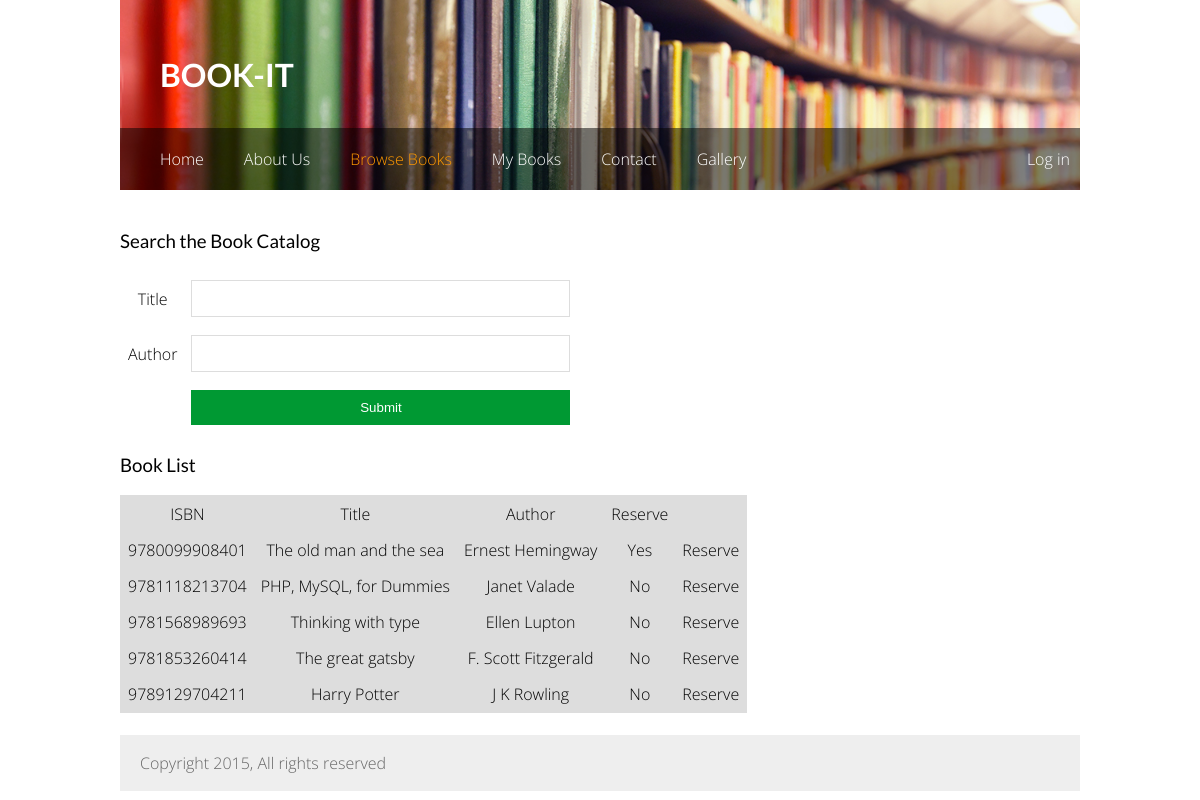
Screenshot of /browse.php with the database file from the repository.
### tables this page shows
CREATE TABLE `Book` (
  `Title` varchar(255) DEFAULT NULL,
  `ISBN` char(13) NOT NULL,
  `Number of pages` int(11) DEFAULT NULL,
  `Edition number` int(11) DEFAULT NULL,
  `Publisher` varchar(100) DEFAULT NULL,
  `Publishing year` int(11) DEFAULT NULL,
  `Author` varchar(60) NOT NULL,
  `Reserved` tinyint(1) NOT NULL,
  `onloan` tinyint(1) NOT NULL
);

### config.php (called while the page is built, shortened)
<?php
$url = $_SERVER['REQUEST_URI'];
$strings = explode('/', $url);
$current_page = end($strings);
?>

### browse.php (the view, shortened to what this page needs)
<?php
    include("config.php");
    include("header.php");
?>
    <body>
        <div id="content">
        <main>
            <h3>Search the Book Catalog</h3>
            <form action="browse.php" method="POST">
                <table cellpadding="6">
                    <tbody>
                        <tr>
                            <td>Title</td>
                            <td><INPUT type="text" name="searchtitle"></td>
                        </tr>
                        <tr>
                            <td>Author</td>
                            <td><INPUT type="text" name="searchauthor"></td>
                        </tr>
                        <tr>
                            <td></td>
                            <td><INPUT type="submit" name="submit" value="Submit"></td>
                        </tr>
                    </tbody>
                </table>
            </form>
            <h3>Book List</h3>
            <?php
                @ $db = new mysqli($dbserver, $dbuser, $dbpass, $dbname);
                $query = " select ISBN, Author, Title, Reserved from Book";
                    $stmt = $db->prepare($query);
                    $stmt->bind_result($ISBN, $Author, $Title, $Reserved);
                    $stmt->execute();
                    echo '<table bgcolor="#dddddd" cellpadding="6">';
                    echo '<tr><b><td>ISBN</td> <td>Title</td> <td>Author</td> <td>Reserve</td> </b> </tr>';
                    while ($stmt->fetch()) {
                        if($Reserved==0) {
                            $Reserved='No';
                        }
                        else {$Reserved='Yes';}
                        echo "<tr>";
                        echo "<td> $ISBN </td><td> $Title </td><td> $Author </td><td>$Reserved</td>";
                        echo '<td><a href="reserveBook.php?ISBN=' . urlencode($ISBN) . '"> Reserve </a></td>';
                        echo "</tr>";
                    }
                    echo "</table>";
                    ?>
        <br>
        </main>
<?php
    include("footer.php");
?>
    </body>

### header.php (shortened to what this page needs)
<!DOCTYPE html>
<html>
    <head>
        <link rel="stylesheet" href="main.css">
    </head>
<header>
            <h1>
                BOOK-IT
            </h1>
        <nav>
            <div class="navigationbox">
            <ul>
            	<li>
                	<a class="<?php echo ($current_page == 'index.php' || $current_page == '') ? 'active' : NULL ?>"href="index.php">Home</a>
                </li>
            	<li>
                	<a class="<?php echo ($current_page == 'about.php') ? 'active' : NULL ?>"href="about.php">About Us</a>
                </li>
            	<li>
                	<a class="<?php echo ($current_page == 'browse.php') ? 'active' : NULL ?>"href="browse.php">Browse Books</a>
                </li>
            	<li>
                	<a class="<?php echo ($current_page == 'books.php') ? 'active' : NULL ?>"href="books.php">My Books</a>
                </li>
                <li>
                	<a class="<?php echo ($current_page == 'contact.php') ? 'active' : NULL ?>"href="contact.php">Contact</a>
                </li>
                <li>
                    <a class="<?php echo ($current_page == 'gallery.php') ? 'active' : NULL ?>"href="gallery.php">Gallery</a>
                </li>
                <li class="login">
                    <a class="<?php echo ($current_page == 'loginpage.php') ? 'active' : NULL ?>"href="loginpage.php">Log in</a>
                </li>
            </ul>
            </div>
        </nav>
</header>

### footer.php
    <footer>
        <p> Copyright 2015, All rights reserved </p>
    </footer>
</html>

### main.css (style rules this page uses)
body { margin: auto; width: 960px; font-family:'open sans', sans-serif; }
#content { font-family: 'open sans', sans-serif; font-weight: 300; overflow: hidden; }
table { font-weight: 300; }
h1 { color: #ffffff; font-family:'Lato', sans-serif; font-weight: 700; margin-left:40px; margin-top: 0; line-height: 150px; }
h3 { color: #000000; font-family:'Lato', sans-serif; font-weight: 400; }
a { color: #000; text-decoration:none; }
.navigationbox ul li a.active { color:#ff9900; }
header { width:100%; background-image: url(book.jpg); background-size:100%; height:190px; position:relative; margin-bottom:21px; }
nav { list-style: none; margin: 0; padding:0; color: #fff; font-family:'open sans', sans-serif; font-weight: 300; }
.navigationbox { background-color: rgba(0,0,0,0.5); width:100%; position:absolute; bottom: 0; left:0; }
.navigationbox ul { margin:0; padding: 0; list-style:none; overflow:hidden; }
.navigationbox ul li { float:left; padding:20px 0px 20px 40px; }
.navigationbox ul li a { color: #fff; }
.navigationbox ul .login { float:right; margin-right: 10px; }
main { overflow:hidden; }
table { text-align: center; }
input[type=text], select { width: 100%; padding: 10px 100px; margin: 2px 0; display: inline-block; box-sizing: border-box; border: 1px solid #ddd; }
input[type=submit] { width: 100%; background-color: #009933; border: none; color: #fff; padding: 10px 100px; margin: 2px 0; }
footer { float:left; background-color: #eeeeee; padding: 0px; color: #666666; width: 100%; padding:1px 0px 1px 20px; box-sizing: border-box; }

### rows the page displays
book: ISBN "9780099908401", Title "The old man and the sea", Author "Ernest Hemingway", Reserved "Yes"
book: ISBN "9781118213704", Title "PHP, MySQL, for Dummies", Author "Janet Valade", Reserved "No"
book: ISBN "9781568989693", Title "Thinking with type", Author "Ellen Lupton", Reserved "No"
book: ISBN "9781853260414", Title "The great gatsby", Author "F. Scott Fitzgerald", Reserved "No"
book: ISBN "9789129704211", Title "Harry Potter", Author "J K Rowling", Reserved "No"
